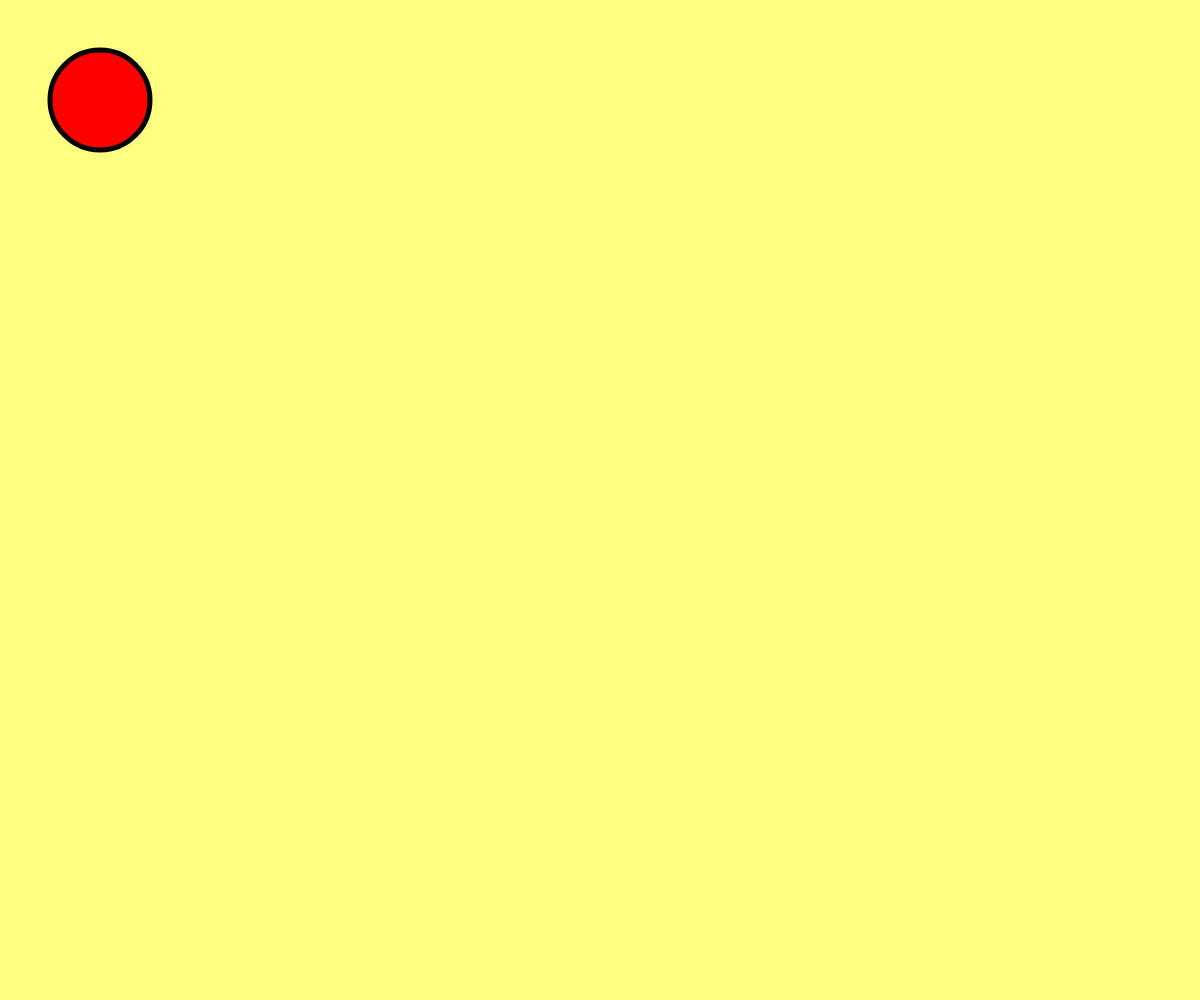
Frame 1 (no input)
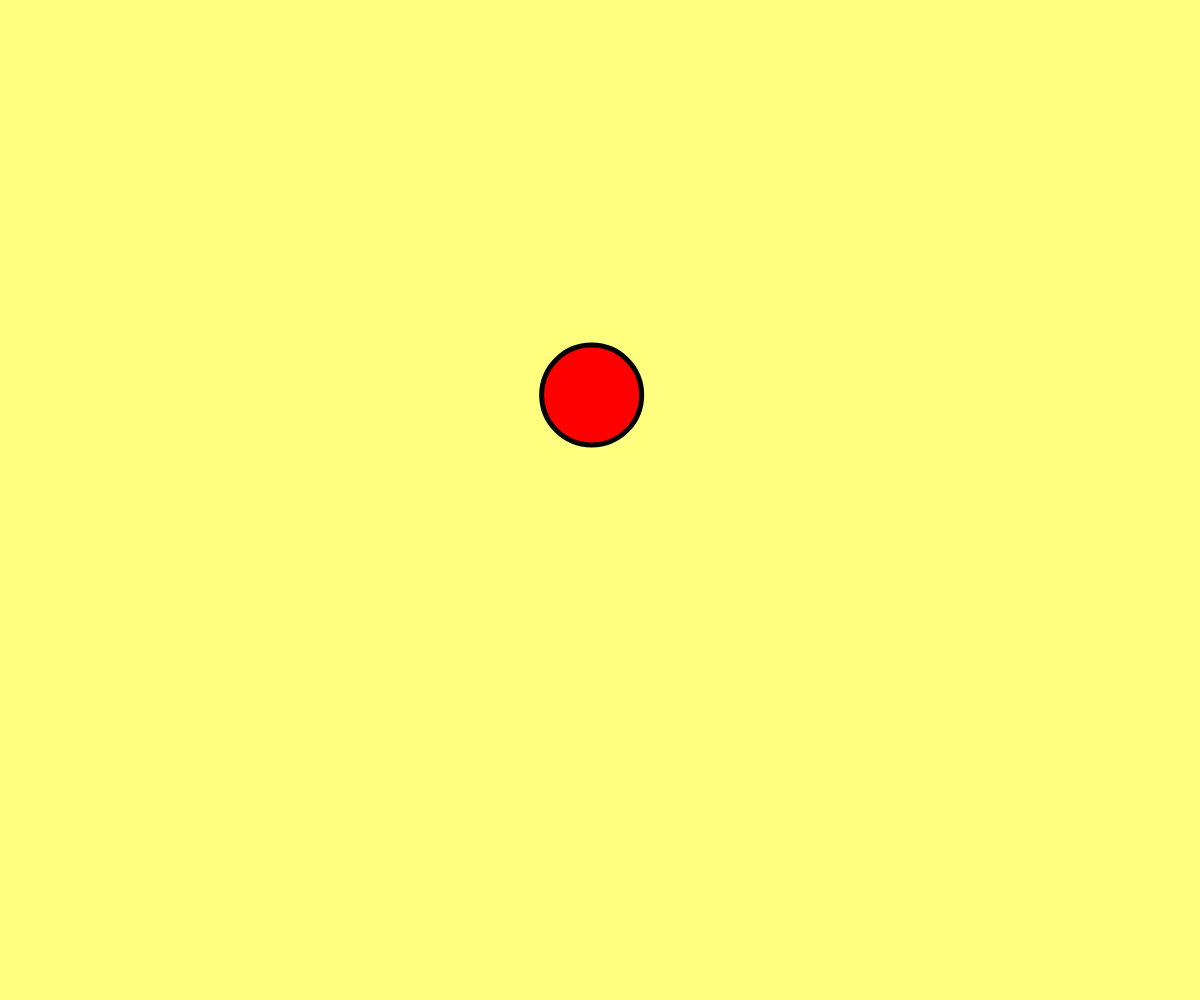
Frame 60 (no input)
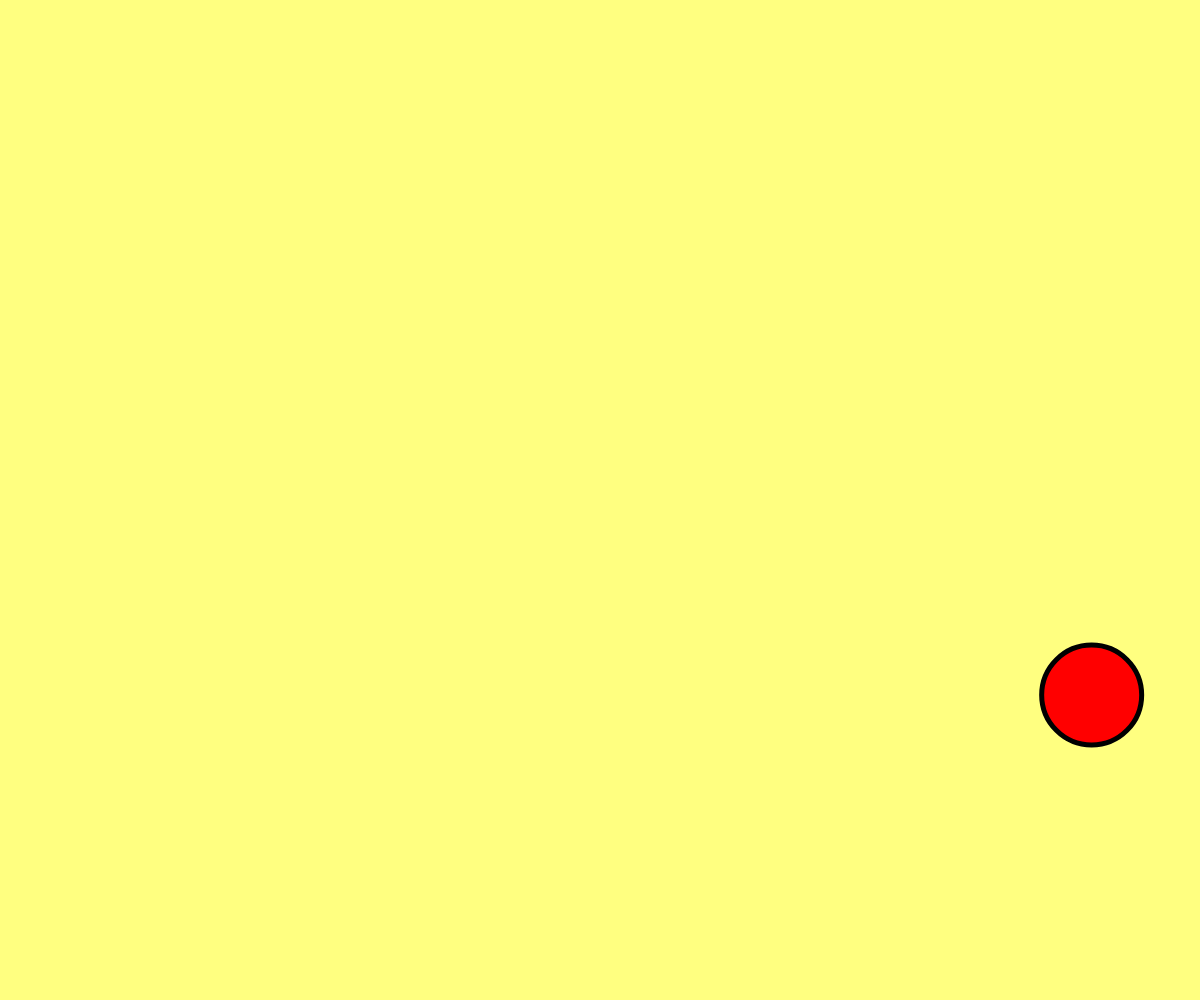
Frame 120 (the mouse pressed at the canvas centre since frame 60)

The p5.js sketch that drew these frames (run headless with seeded random() and noise() and a simulated clock; from frame 60 on, the mouse is pressed at the canvas centre):

// p5.js sketch
// ── sketch.js

var w = window.innerWidth;
var h = window.innerHeight;

function setup() {
  createCanvas(windowWidth, windowHeight);
  lastTime = millis();
}

let x = 100;
let y = 100;
let hsp = 500;
let vsp = 300;
let r = 50;
let lastTime;

function draw() {
  background(255,255,128);

  fill(255, 0, 0);
  stroke(0);
  strokeWeight(5);
  ellipse(x, y, 2*r, 2*r);

  x += hsp * deltaTime/1000;
  y += vsp * deltaTime/1000;
  if(x < r){ x = r; hsp = abs(hsp); }
  if(y < r){ y = r; vsp = abs(vsp); }
  if(width - r < x){ x = width - r; hsp = -abs(hsp); }
  if(height - r < y){ y = height - r; vsp = -abs(vsp); }
}

function windowResized() {
  resizeCanvas(windowWidth, windowHeight);
}
